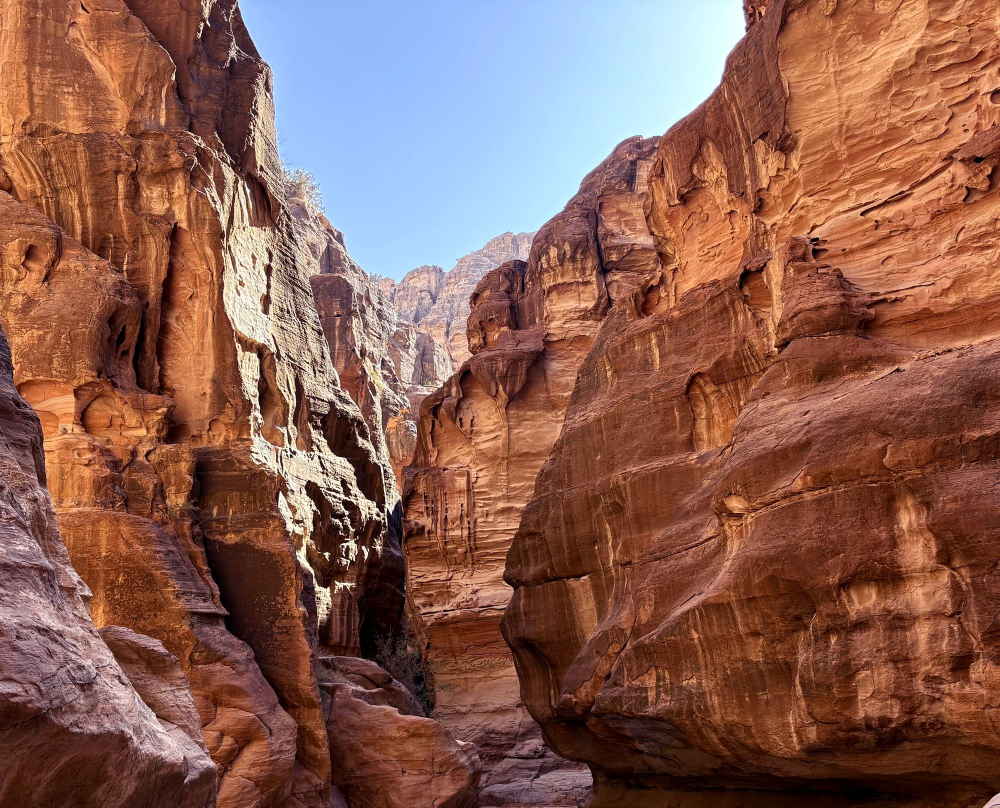
#> input picture images-src/cine/s1-entrance.jpg, 2000 x 1615 px, found by its file name (shown at 1/2 size)
$ python make-about-terraces.py
#> lines starting #> are read from the running program, lines starting #| are printed output that depends on the picture
"""Builds the About page's carved sandstone terraces (no text) from a photo of the Siq's rock wall.

Writes the masters images-src/about/terraces.png (2048 x 640, transparent: the stepped desktop layout)
and images-src/about/stone.jpg (a plain sandstone texture for the stacked mobile steps);
scripts/build-images.mjs makes the web sizes and formats from them.
The step positions here must match the --t*-x / --t*-y percentages in assets/css/about.css.
Run: python scripts/make-about-terraces.py
"""
import numpy as np
from PIL import Image, ImageFilter

W, H = 2048, 640
SRC = Image.open('images-src/cine/s1-entrance.jpg').convert('RGB')   # 2000x1615, sunlit right-hand wall
#> SRC is the input picture: PIL image 2000x1615 RGB; mean R, G, B 137.7, 94.4, 82.1
RNG = np.random.default_rng(7)

def grade(a):
    a = 0.6 + 0.8 * (a - a.mean(axis=(0, 1)))              # even out the light, keep the grain
    a = a * np.array([1.18, 0.66, 0.36])                    # burnt-orange sandstone, as in the mockup
    return np.clip(a, 0, 1)

def strip(y0, h_src, height, stretch):
    """One horizontal band of the wall, scaled to `height` and stretched along the strata."""
    rock = SRC.crop((1060, y0, 2000, y0 + h_src))
    w = round(rock.width * height / rock.height * stretch)
    rock = rock.resize((w, height), Image.LANCZOS).filter(ImageFilter.GaussianBlur(1.1))  # weathered, not gritty
    return np.asarray(rock).astype(np.float32) / 255

def texture(width, height, seeds, stretch=1.6):
    """Strips from different heights of the wall laid end to end with long cross-fades (no mirroring)."""
    out = np.zeros((height, width, 3), np.float32)
    weight = np.zeros((height, width, 1), np.float32)
    x, k, fade = -RNG.integers(0, 300), 0, 220
    while x < width:
        s = strip(seeds[k % len(seeds)], 330, height, stretch)
        w = s.shape[1]
        ramp = np.ones(w, np.float32)
        ramp[:fade] = np.linspace(0, 1, fade); ramp[-fade:] = np.linspace(1, 0, fade)
        a, b = max(x, 0), min(x + w, width)
        if b > a:
            out[:, a:b] += s[:, a - x:b - x] * ramp[a - x:b - x, None]
            weight[:, a:b, 0] += ramp[a - x:b - x]
        x += w - fade; k += 1
    return grade(out / np.maximum(weight, 1e-3))

def smooth(t):
    t = np.clip(t, 0, 1); return t * t * (3 - 2 * t)

def wobble(n, amp, scale, seed):
    """Low-frequency wave for eroded, slightly uneven edges."""
    r = np.random.default_rng(seed)
    xs = np.arange(n, dtype=np.float32)
    v = np.zeros(n, np.float32)
    for f, a in ((1 / scale, 1.0), (2.3 / scale, 0.45), (5.1 / scale, 0.18)):
        v += a * np.sin(xs * f * 2 * np.pi + r.uniform(0, 6.28))
    return v * amp

yy, xx = np.mgrid[0:H, 0:W].astype(np.float32)
x1 = np.arange(W, dtype=np.float32)

# left edge, tread top, tread depth, end radius (x, y), wall rows for the texture
BLOCKS = [
    dict(x0=772, top=40,  depth=40, rx=200, ry=110, seeds=(720, 980, 820), seed=1),
    dict(x0=380, top=246, depth=38, rx=210, ry=105, seeds=(1050, 760, 900), seed=2),
    dict(x0=110, top=440, depth=36, rx=230, ry=100, seeds=(880, 1150, 700), seed=3),
]

rgb = np.zeros((H, W, 3), np.float32)
alpha = np.zeros((H, W), np.float32)

# the rock rising behind the top step toward the right edge
hill_top = 40 - 60 * smooth((x1 - 1480) / 568) + wobble(W, 5, 700, 9)
hy = yy - hill_top[None, :]
hill = smooth(hy / 2) * smooth((xx - 1380) / 220)
tex = texture(W, H, (650, 900, 760), 1.5)
#> after the loop in texture, `while x < width:`:
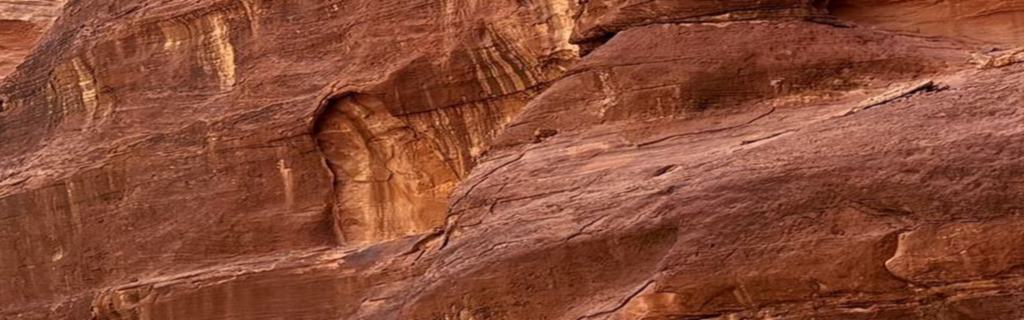
#> out: shape (640, 2048, 3) float32 (shown at 1/2 size); mean of channels 0, 1, 2 0.541, 0.296, 0.21; drawn as R, G, B
#> after the loop in texture, `while x < width:`: weight: shape (640, 2048, 1) float32; every value is 1
#> after the loop in texture, `while x < width:`: k = 1; x = 2232
rgb = tex * (1.05 - 0.3 * smooth(hy / 200))[..., None] * hill[..., None]
alpha = hill.copy()

for b in BLOCKS:
    x0, top, depth, rx, ry = b['x0'], b['top'], b['depth'], b['rx'], b['ry']
    # top edge: a gentle wave, curling down into a rounded end at the left
    t = top + wobble(W, 4, 900, b['seed'])
    cx = x0 + rx
    u = np.clip((cx - x1) / rx, 0, 1)
    corner = ry * (1 - np.sqrt(1 - u ** 2))
    ytop = np.where(x1 < x0, 1e6, t + corner)
    y = yy - ytop[None, :]                        # depth below the surface line
    m = smooth(y / 1.6 + 0.5) * smooth((xx - x0) / 1.6 + 0.5)
    tex = texture(W, H, b['seeds'], 1.45)
    # tread (sunlit top), a bright lip, then the riser face falling into shadow
    on_tread = smooth((depth - y) / 3)
    tread = 1.08 + 0.16 * smooth(y / depth)
    lip = 0.12 * np.exp(-((y - depth) / 5) ** 2)
    # the face stays dark enough for ivory text (checked at 4.5:1 or better)
    riser = 0.66 - 0.2 * smooth((y - depth) / 150) - 0.1 * np.exp(-((y - depth - 14) / 16) ** 2)
    shade = on_tread * tread + (1 - on_tread) * riser + lip
    # the rounded end turns away from the light
    turn = smooth((xx - x0) / (rx * 1.5))
    shade *= 0.7 + 0.3 * turn
    col = tex * shade[..., None]
    sand = np.array([0.95, 0.6, 0.34], np.float32)
    col = col * (1 - 0.28 * on_tread[..., None]) + sand * 0.28 * on_tread[..., None] * shade[..., None]
    # contact shadow on the block behind, just above this block's tread
    above = np.clip(-y / 26, 0, 1)
    ao = (1 - above) * (y < 0) * smooth((xx - x0 + 30) / 120)
    rgb *= (1 - 0.5 * ao)[..., None]
    # a faint shadow on the cream to the left of the rounded end
    halo = np.exp(-np.clip(x0 - xx, 0, None) / 18) * (xx < x0) * smooth((yy - top - ry * 0.6) / 40)
    alpha = np.maximum(alpha, halo * 0.18)
    rgb = rgb * (1 - m[..., None]) + np.clip(col, 0, 1) * m[..., None]
    alpha = alpha * (1 - m) + m
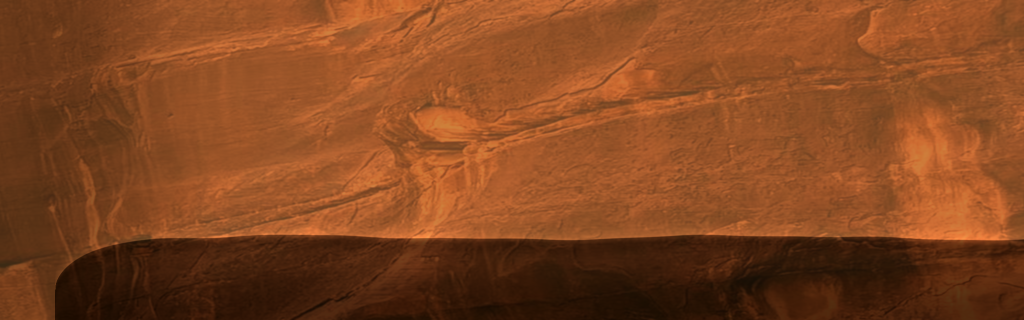
#> col: shape (640, 2048, 3) float64 (shown at 1/2 size); mean of channels 0, 1, 2 0.7, 0.407, 0.225; drawn with min black and max white
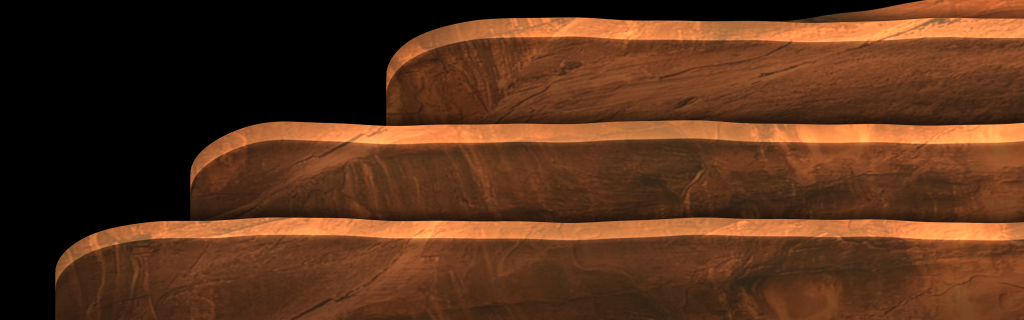
#> rgb: shape (640, 2048, 3) float64 (shown at 1/2 size); mean of channels 0, 1, 2 0.346, 0.198, 0.108; drawn as R, G, B
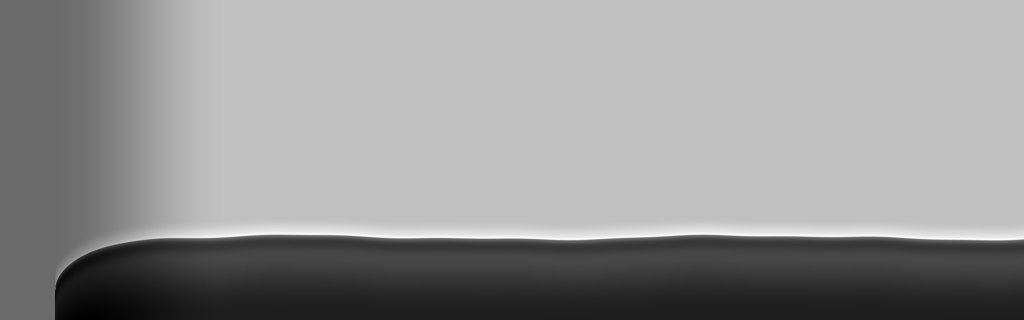
#> shade: shape (640, 2048) float32 (shown at 1/2 size); min 0.341, max 1.32, mean 0.914; drawn with min black and max white

# the bottom block trails off to the left as a low, sand-covered slope
slope_top = 600 - 150 * smooth((x1 - 0) / 260) + wobble(W, 3, 400, 11)
#> slope_top = 2048 values, max 601.9 at index 0, min 445.3 at index 1430, mean 459.6
sy = yy - slope_top[None, :]
sm = smooth(sy / 2) * (xx < 420) * smooth((420 - xx) / 60)
slope_col = texture(W, H, (900, 1100), 1.4) * (1.05 - 0.25 * smooth(sy / 80))[..., None]
#> the loop in texture (call 5), `while x < width:` made 1 pass
#> (w, a, b, x, k) on pass 1: (2552, 0, 2048, 2159, 1)
#> after the loop in texture (call 5), `while x < width:`:
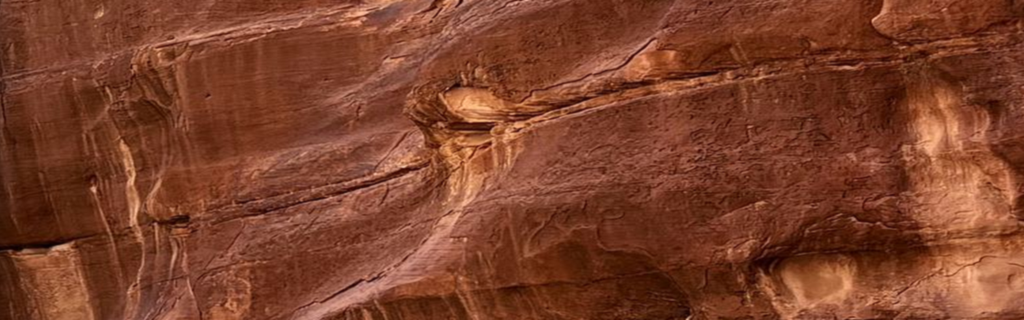
#> out: shape (640, 2048, 3) float32 (shown at 1/2 size); mean of channels 0, 1, 2 0.489, 0.254, 0.166; drawn as R, G, B
#> after the loop in texture (call 5), `while x < width:`:
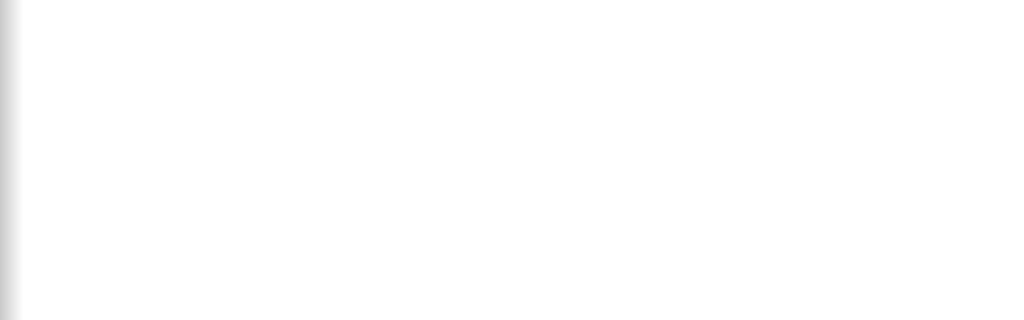
#> weight: shape (640, 2048, 1) float32 (shown at 1/2 size); min 0.79, max 1, mean 0.998
#> after the loop in texture (call 5), `while x < width:`: k = 1; x = 2159
under = sm * (alpha < 0.99)
rgb = rgb * (1 - under[..., None]) + slope_col * under[..., None] * 1.0
alpha = np.maximum(alpha, sm)

# melt the bottom and far left into the page's cream
alpha *= smooth((H - yy) / 60) * smooth((xx + 30) / 230)
#> alpha: shape (640, 2048) float32; min 0, max 1, mean 0.699
rgb = np.clip(rgb, 0, 1)

img = Image.fromarray((np.dstack([rgb, alpha]) * 255).round().astype(np.uint8), 'RGBA')
img.save('images-src/about/terraces.png', optimize=True)

t = texture(1200, 400, (720, 980, 1150), 1.3)
#> the loop in texture (call 6), `while x < width:` made 2 passes
#> pass 1, in strip (call 6), `rock = rock.resize((w, height), Image.LANCZOS).filter(ImageFilter.Gaus..`:
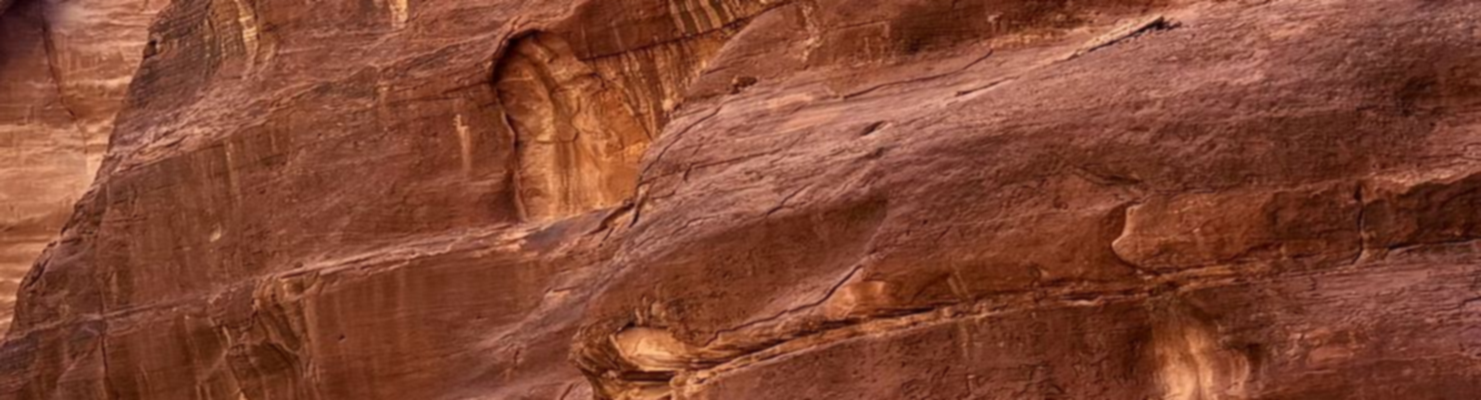
#> rock: PIL image 1481x400 RGB; mean R, G, B 131.4, 71.1, 50.3
Image.fromarray((t * 255).astype(np.uint8)).save('images-src/about/stone.jpg', quality=92)
print('ok')
